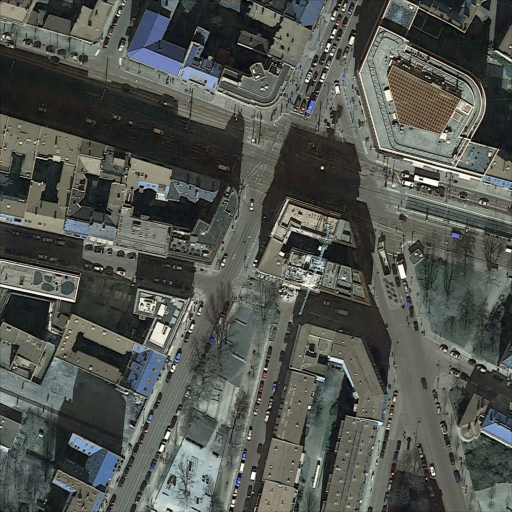
#> input picture berlin/118.png, 512 x 512 px; its folder holds only this picture in this run
$ python startup.py   (older library calls are emulated)
#> lines starting #> are read from the running program, lines starting #| are printed output that depends on the picture
### utils.py
import numpy as np
import skimage
import matplotlib.pyplot as plt
import matplotlib.image as mpimg
import os
import scipy.misc as sm

def rgb2gray(rgb):

    r, g, b = rgb[:,:,0], rgb[:,:,1], rgb[:,:,2]
    gray = 0.2989 * r + 0.5870 * g + 0.1140 * b

    return gray

def load_data(dir_name = 'berlin'):
    '''
    Convert to gray scale images
    '''
#> called with dir_name = 'berlin'
    imgs = []
    for filename in os.listdir(dir_name):
        if os.path.isfile(dir_name + '/' + filename):
            img = mpimg.imread(dir_name + '/' + filename)
#> img is the input picture: shape (512, 512, 3) float32; mean R, G, B 0.324, 0.337, 0.314
            img = rgb2gray(img)
#> in rgb2gray, `r, g, b = rgb[:,:,0], rgb[:,:,1], rgb[:,:,2]`:
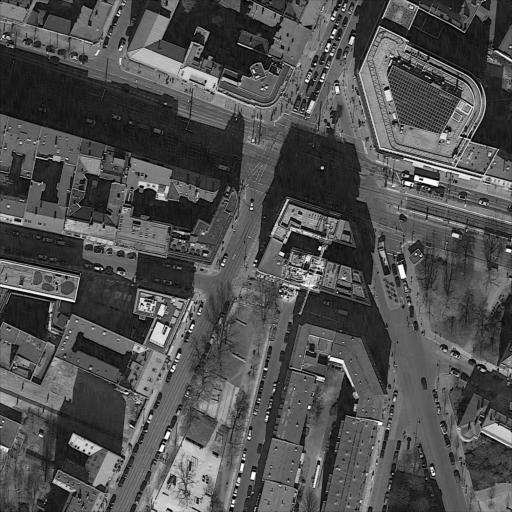
#> b: shape (512, 512) float32; min 0.00392, max 0.996, mean 0.314
            imgs.append(img)
    return imgs


def visualize(imgs, format=None, gray=False):
    plt.figure(figsize=(20, 40))
    for i, img in enumerate(imgs):
        if img.shape[0] == 3:
            img = img.transpose(1,2,0)
        plt_idx = i+1
        plt.subplot(2, 2, plt_idx)
        plt.imshow(img, format)
    plt.show()


### canny_edge_detector.py
from scipy import ndimage
from scipy.ndimage.filters import convolve

from scipy import misc
import numpy as np

class cannyEdgeDetector:
    def __init__(self, imgs, sigma=1, kernel_size=5, weak_pixel=75, strong_pixel=255, lowthreshold=0.05, highthreshold=0.15):
        self.imgs = imgs
        self.imgs_final = []
        self.img_smoothed = None
        self.gradientMat = None
        self.thetaMat = None
        self.nonMaxImg = None
        self.thresholdImg = None
        self.weak_pixel = weak_pixel
        self.strong_pixel = strong_pixel
        self.sigma = sigma
        self.kernel_size = kernel_size
        self.lowThreshold = lowthreshold
        self.highThreshold = highthreshold
        return

    def gaussian_kernel(self, size, sigma=1):
        size = int(size) // 2
        x, y = np.mgrid[-size:size+1, -size:size+1]
        normal = 1 / (2.0 * np.pi * sigma**2)
        g =  np.exp(-((x**2 + y**2) / (2.0*sigma**2))) * normal
        return g

    def sobel_filters(self, img):
        Kx = np.array([[-1, 0, 1], [-2, 0, 2], [-1, 0, 1]], np.float32)
        Ky = np.array([[1, 2, 1], [0, 0, 0], [-1, -2, -1]], np.float32)

        Ix = ndimage.filters.convolve(img, Kx)
        Iy = ndimage.filters.convolve(img, Ky)

        G = np.hypot(Ix, Iy)
        G = G / G.max() * 255
        theta = np.arctan2(Iy, Ix)
        return (G, theta)


    def non_max_suppression(self, img, D):
        M, N = img.shape
        Z = np.zeros((M,N), dtype=np.int32)
        angle = D * 180. / np.pi
        angle[angle < 0] += 180


        for i in range(1,M-1):
            for j in range(1,N-1):
                try:
                    q = 255
                    r = 255

                   #angle 0
                    if (0 <= angle[i,j] < 22.5) or (157.5 <= angle[i,j] <= 180):
                        q = img[i, j+1]
                        r = img[i, j-1]
                    #angle 45
                    elif (22.5 <= angle[i,j] < 67.5):
                        q = img[i+1, j-1]
                        r = img[i-1, j+1]
                    #angle 90
                    elif (67.5 <= angle[i,j] < 112.5):
                        q = img[i+1, j]
                        r = img[i-1, j]
                    #angle 135
                    elif (112.5 <= angle[i,j] < 157.5):
                        q = img[i-1, j-1]
                        r = img[i+1, j+1]

                    if (img[i,j] >= q) and (img[i,j] >= r):
                        Z[i,j] = img[i,j]
                    else:
                        Z[i,j] = 0


                except IndexError as e:
                    pass

        return Z

    def threshold(self, img):

        highThreshold = img.max() * self.highThreshold;
        lowThreshold = highThreshold * self.lowThreshold;

        M, N = img.shape
        res = np.zeros((M,N), dtype=np.int32)

        weak = np.int32(self.weak_pixel)
        strong = np.int32(self.strong_pixel)

        strong_i, strong_j = np.where(img >= highThreshold)
        zeros_i, zeros_j = np.where(img < lowThreshold)

        weak_i, weak_j = np.where((img <= highThreshold) & (img >= lowThreshold))

        res[strong_i, strong_j] = strong
        res[weak_i, weak_j] = weak

        return (res)

    def hysteresis(self, img):

        M, N = img.shape
        weak = self.weak_pixel
        strong = self.strong_pixel

        for i in range(1, M-1):
            for j in range(1, N-1):
                if (img[i,j] == weak):
                    try:
                        if ((img[i+1, j-1] == strong) or (img[i+1, j] == strong) or (img[i+1, j+1] == strong)
                            or (img[i, j-1] == strong) or (img[i, j+1] == strong)
                            or (img[i-1, j-1] == strong) or (img[i-1, j] == strong) or (img[i-1, j+1] == strong)):
                            img[i, j] = strong
                        else:
                            img[i, j] = 0
                    except IndexError as e:
                        pass

        return img

    def detect(self):
        imgs_final = []
        for i, img in enumerate(self.imgs):
            self.img_smoothed = convolve(img, self.gaussian_kernel(self.kernel_size, self.sigma))
            self.gradientMat, self.thetaMat = self.sobel_filters(self.img_smoothed)
            self.nonMaxImg = self.non_max_suppression(self.gradientMat, self.thetaMat)
            self.thresholdImg = self.threshold(self.nonMaxImg)
            img_final = self.hysteresis(self.thresholdImg)
            self.imgs_final.append(img_final)

        return self.imgs_final

### startup.py
import utils
import canny_edge_detector as ced

imgs = utils.load_data()
#> imgs = 1 item

detector = ced.cannyEdgeDetector(imgs, sigma=1.4, kernel_size=5, lowthreshold=0.09, highthreshold=0.17, weak_pixel=100)
imgs_final = detector.detect()
#> the loop in detect, `for i, img in enumerate(self.imgs):` made 1 pass
#> (size in gaussian_kernel, normal in gaussian_kernel, Kx in sobel_filters, Ky in sobel_filters, highThreshold in threshold, lowThreshold in threshold) on pass 1: (2, 0.0812, [[-1, 0, 1], [-2, 0, 2], [-1, 0, 1]], [[1, 2, 1], [0, 0, 0], [-1, -2, -1]], 43.35, 3.9)
#> pass 1, in detect, `self.img_smoothed = convolve(img, self.gaussian_kernel(self.kernel_siz..`:
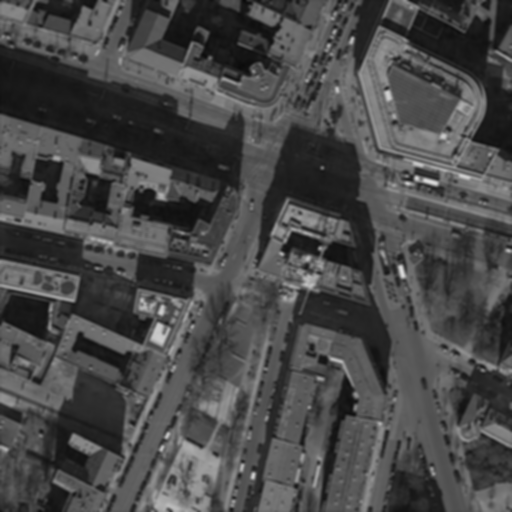
#> self.img_smoothed: shape (512, 512) float32; min 0.0404, max 0.856, mean 0.287
#> pass 1, in sobel_filters, `Ix = ndimage.filters.convolve(img, Kx)`:
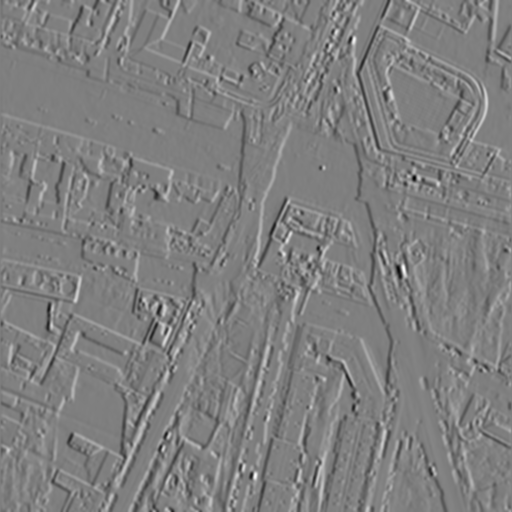
#> Ix: shape (512, 512) float32; min -1.48, max 1.48, mean 0.000589; drawn with min black and max white
#> pass 1, in sobel_filters, `Iy = ndimage.filters.convolve(img, Ky)`:
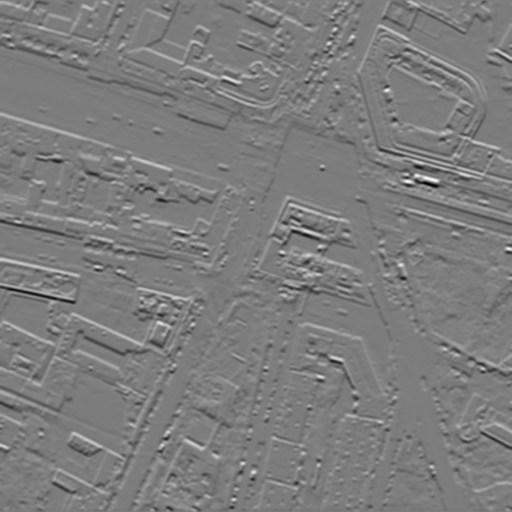
#> Iy: shape (512, 512) float32; min -1.61, max 1.67, mean 0.00139; drawn with min black and max white
#> pass 1, in sobel_filters, `G = np.hypot(Ix, Iy)`:
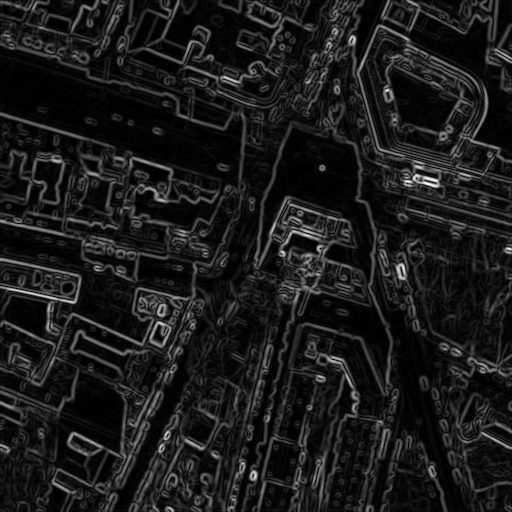
#> G: shape (512, 512) float32; min 7.25e-05, max 1.68, mean 0.18; drawn with min black and max white
#> after the loop in detect, `for i, img in enumerate(self.imgs):`:
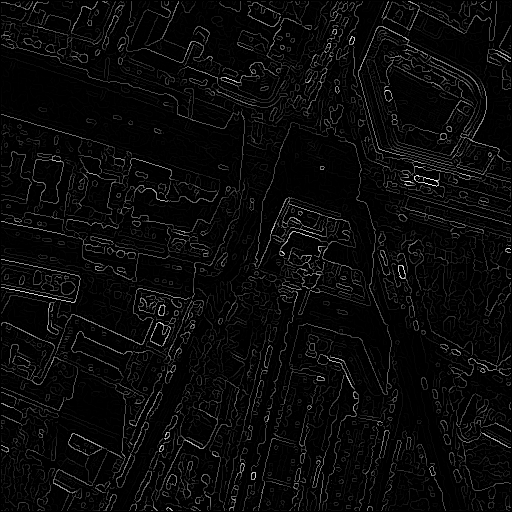
#> self.nonMaxImg: shape (512, 512) int32; min 0, max 255, mean 9.9
#> after the loop in detect, `for i, img in enumerate(self.imgs):`:
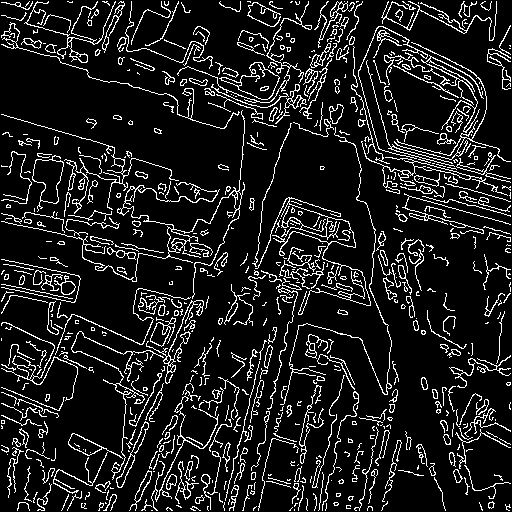
#> self.thresholdImg: shape (512, 512) int32; 11.8% white in thin lines or dots
#> imgs_final = 1 item
utils.visualize(imgs_final, 'gray')
#> the loop in visualize, `for i, img in enumerate(imgs):` made 1 pass
#> plt_idx on pass 1: 1
